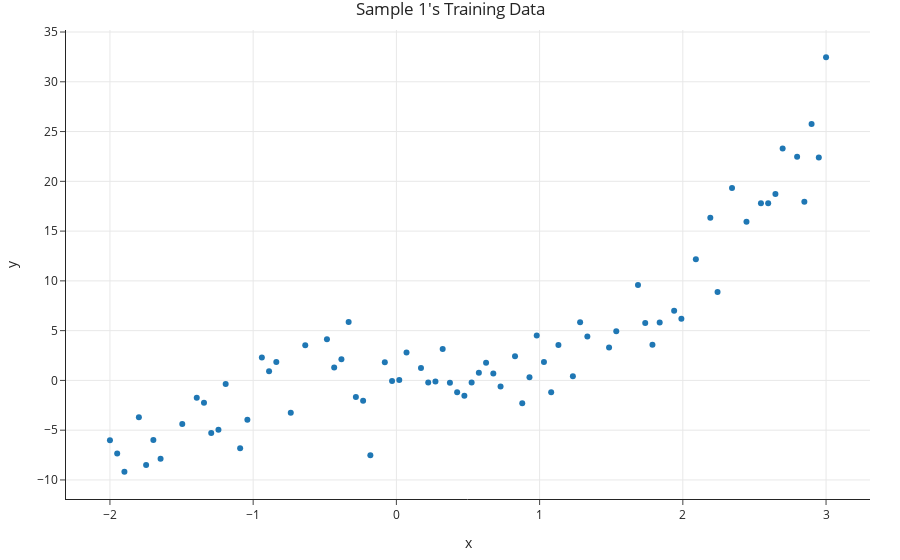

Source (notebook cell):
### Markdown cell above
- Once again, let's try fitting a polynomial model to Sample 1.

### Code cell
X_train, X_test, y_train, y_test = train_test_split(sample_1[['x']], sample_1['y'], random_state=23)
px.scatter(x=X_train['x'], y=y_train, title="Sample 1's Training Data")

### Figure 1 — Plotly figure (JSON) as saved in the notebook; plotly's stock layout.template omitted (floating-point values rounded to 4 significant figures)
{"data": [{"hovertemplate": "x=%{x}<br>y=%{y}<extra></extra>", "legendgroup": "", "marker": {"color": "#1F77B4", "symbol": "circle"}, "mode": "markers", "name": "", "orientation": "v", "showlegend": false, "type": "scatter", "x": [-1.798, 0.6768, -1.747, 2.091, 2.949, 2.899, -0.8384, -1.646, 1.03, -0.6364, 1.939, -1.091, 1.081, 0.3737, -1.192, 1.737, 2.242, 0.6263, 0.5253, 0.3232, -0.2828, 3, 2.444, 1.99, -2, -1.293, -0.4848, 2.798, -0.08081, -0.8889, -1.343, 0.8283, -0.3838, -0.2323, 0.2222, -1.495, -1.899, 2.697, 2.848, 0.9293, 1.535, 0.1717, -1.949, 1.283, -0.1818, -1.242, 2.646, 0.9798, -0.3333, -1.04, 0.8788, 1.131, 0.07071, 0.4242, -0.9394, 2.343, 1.232, 1.485, 1.788, 1.333, 0.4747, -1.394, 0.2727, -1.697, 0.5758, -0.7374, 2.545, -0.0303, 2.596, 1.838, -0.4343, 0.7273, 1.687, 0.0202, 2.192], "xaxis": "x", "y": [-3.707, 0.7046, -8.489, 12.17, 22.4, 25.75, 1.847, -7.876, 1.846, 3.544, 6.991, -6.812, -1.178, -0.2299, -0.3681, 5.757, 8.89, 1.782, -0.2184, 3.156, -1.666, 32.47, 15.93, 6.187, -5.999, -5.292, 4.132, 22.48, 1.818, 0.9122, -2.244, 2.426, 2.13, -2.051, -0.203, -4.383, -9.181, 23.29, 17.94, 0.3185, 4.933, 1.24, -7.332, 5.845, -7.525, -4.948, 18.73, 4.518, 5.868, -3.942, -2.299, 3.559, 2.808, -1.186, 2.307, 19.32, 0.4238, 3.304, 3.587, 4.401, -1.549, -1.742, -0.116, -5.989, 0.7613, -3.258, 17.81, -0.06764, 17.79, 5.814, 1.291, -0.6102, 9.579, 0.04028, 16.33], "yaxis": "y"}], "layout": {"legend": {"tracegroupgap": 0}, "title": {"text": "Sample 1's Training Data"}, "xaxis": {"anchor": "y", "domain": [0, 1], "title": {"text": "x"}}, "yaxis": {"anchor": "x", "domain": [0, 1], "title": {"text": "y"}}}}
